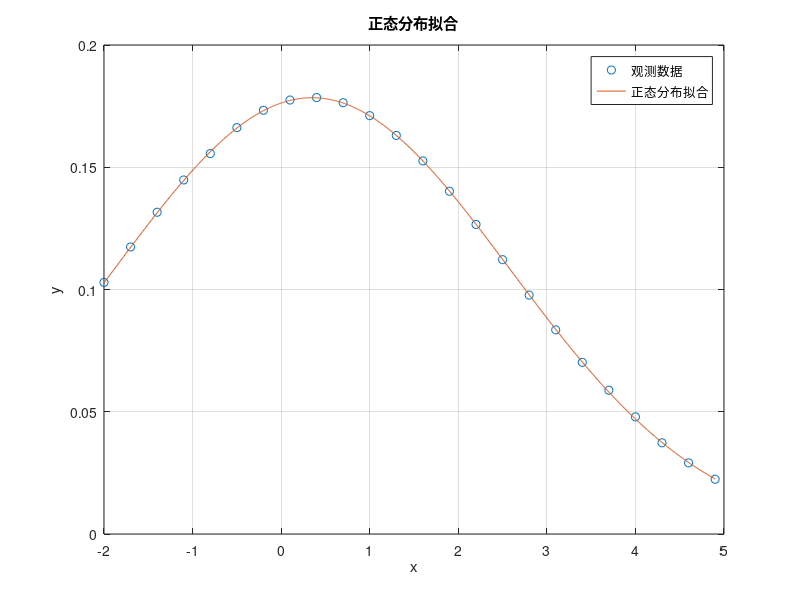

This figure's MATLAB source:
x = [-2, -1.7, -1.4, -1.1, -0.8, -0.5, -0.2, 0.1, 0.4, 0.7, 1.0, 1.3, 1.6, 1.9, 2.2, 2.5, 2.8, 3.1, 3.4, 3.7, 4.0, 4.3, 4.6, 4.9];
y = [0.1029, 0.1174, 0.1316, 0.1448, 0.1556, 0.1662, 0.1733, 0.1775, 0.1785, 0.1764, 0.1711, 0.1630, 0.1526, 0.1402, 0.1266, 0.1122, 0.0977, 0.0835, 0.0702, 0.0588, 0.0479, 0.0373, 0.0291, 0.0224];

% 正态分布模型
normal_model = @(params, x) (1 / sqrt(2 * pi * params(2)^2)) * exp(-(x - params(1)).^2 / (2 * params(2)^2));

initialParams = [0, 1]; % [mu, sigma]

% 使用 lsqcurvefit 进行非线性拟合
fittedParams = lsqcurvefit(normal_model, initialParams, x, y);

fprintf('正态分布拟合结果：\n');
fprintf('mu = %.4f\n', fittedParams(1));
fprintf('sigma = %.4f\n', fittedParams(2));

x_fit = linspace(-2, 4.9, 1000);
y_fit = normal_model(fittedParams, x_fit);

figure;
plot(x, y, 'o', 'DisplayName', '观测数据');
hold on;
plot(x_fit, y_fit, '-', 'DisplayName', '正态分布拟合');
xlabel('x');
ylabel('y');
title('正态分布拟合');
legend;
grid on;
hold off;